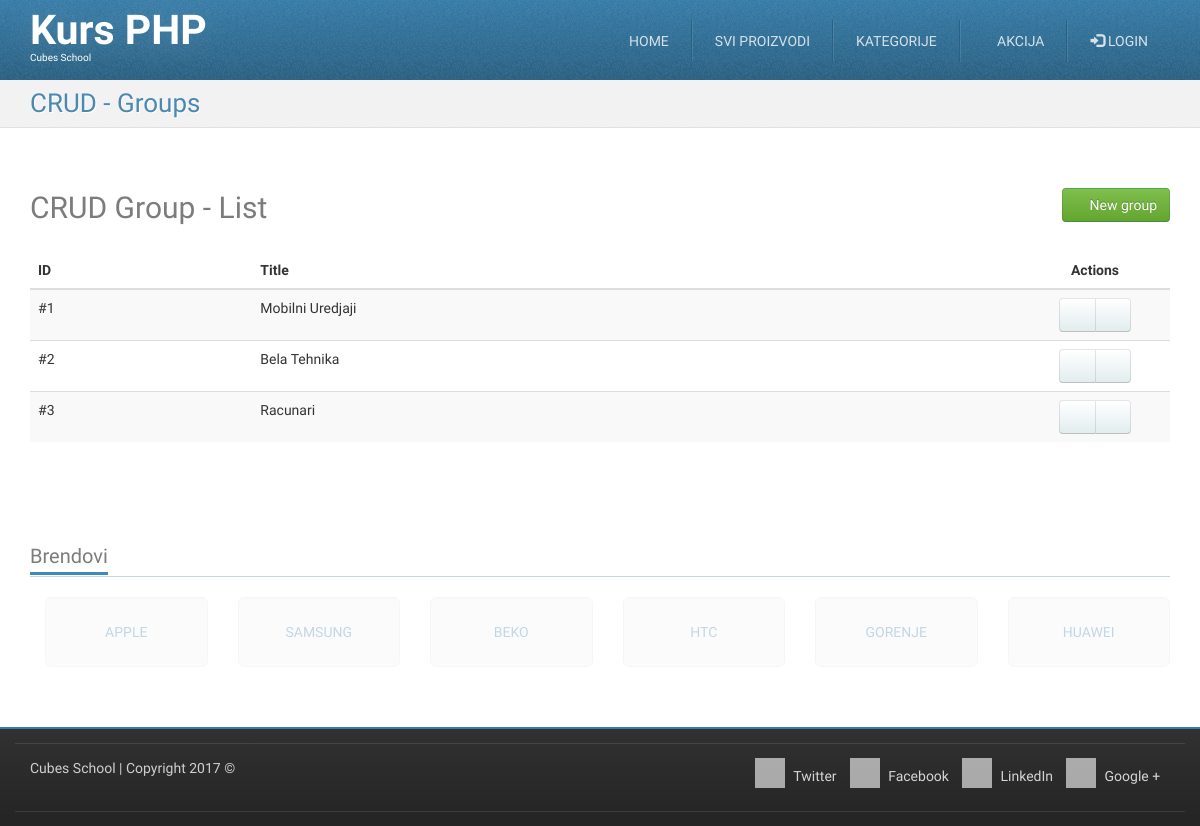
The app's page /crud-group-list.php, older data.
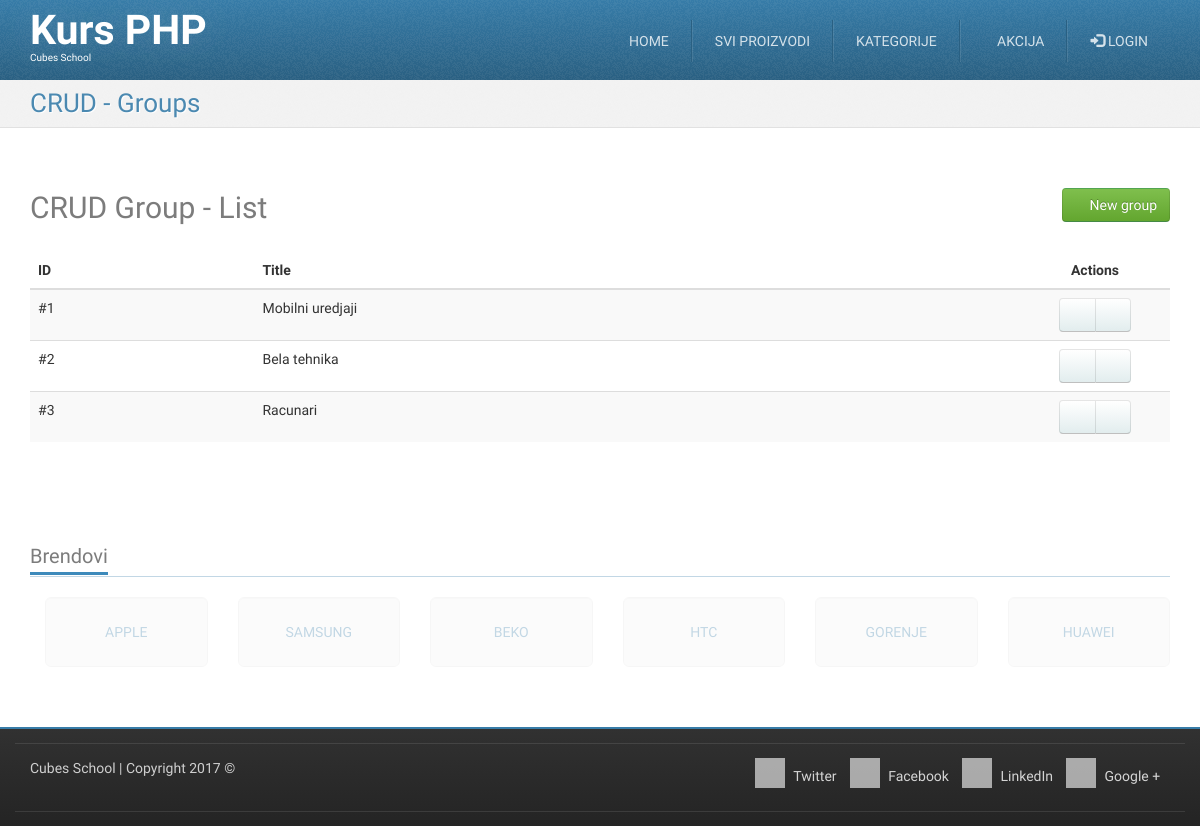
The same page, newer data.
### tables this page shows
CREATE TABLE `groups` (
  `id` int(11) NOT NULL,
  `title` varchar(255) NOT NULL
);

### crud-group-list.php (called while the page is built, shortened)
<?php
require_once __DIR__ . '/models/m_groups.php';
$groups = groupsFetchAll();
require_once __DIR__ . '/views/layout/header.php';
require_once __DIR__ . '/views/templates/t_crud-group-list.php';
require_once __DIR__ . '/views/layout/footer.php';

### models/m_users.php (called while the page is built, shortened)
<?php
function isUserLoggedIn() {
	if (empty($_SESSION['user_is_logged_in'])) {
		return false;
	}
	return true;
}

### models/m_groups.php (called while the page is built, shortened)
<?php
require_once __DIR__ . '/m_database.php';
function groupsFetchAll() {
	$query = "SELECT `groups`.* FROM `groups`";
	return dbFetchAll($query);
}

### models/m_database.php (called while the page is built, shortened)
<?php
function dbGetLink() {
	static $link;
	if (!isset($link)) {
		$link = mysqli_connect('127.0.0.1', 'cubes', 'cubes', 'cubes-php-mysql');
	}
	return $link;
}
function dbQuery($query) {
	$link = dbGetLink();
	$result = mysqli_query($link, $query);
	return $result;
}
function dbFetchAll($query) {
	$result = dbQuery($query);
	return mysqli_fetch_all($result, MYSQLI_ASSOC);
}

### views/templates/t_crud-group-list.php (the view)
<div id="highlighted">
	<div class="container">
		<div class="header">
			<h2 class="page-title">
				<span>CRUD - Groups</span>
			</h2>
		</div>
	</div>
</div>
<div id="content">
	<div class="container portfolio">
		<div class="row">
			<div class="col-md-12">
				<h2>
					CRUD Group - List
                                                      <a href="/crud-brand-insert.php" class="pull-right btn btn-success">
						<i class="fa fa-plus-circle"></i>
						New group
					</a>
				</h2>
			</div>
		</div>
		<div class="row">
			<div class="col-md-12">
				<table class="table table-striped table-hover">
					<thead>
						<tr>
							<th>ID</th>
							<th>Title</th>
							<th class="actions text-center">Actions</th>
						</tr>
					</thead>
					<tbody>
						<?php foreach ($groups as $group) {?>
						<tr>
							<td>
                                                                          #<?php echo htmlspecialchars($group['id']);?>
							</td>
							<td>
                                                                         <?php echo htmlspecialchars($group['title']);?>
							</td>
							<td class="text-center">
								<div class="btn-group">
                                                                                  <a href="/crud-group-edit.php" class="btn btn-default"><i class="fa fa-pencil"></i></a>
									<a href="#" class="btn btn-default"><i class="fa fa-trash"></i></a>
								</div>
							</td>
						</tr>
						<?php }?>
					</tbody>
				</table>
			</div>
		</div>
	</div>
</div>

### views/layout/header.php (shortened to what this page needs)
<?php require_once __DIR__ . '/../../models/m_users.php'; ?>
<!DOCTYPE html>
<html lang="en">
	<head>
		<link href="/skins/tema/plugins/bootstrap/dist/css/bootstrap.min.css" rel="stylesheet">
		<link href="/skins/tema/plugins/font-awesome/css/font-awesome.min.css" rel="stylesheet">
		<link href="/skins/tema/plugins/animate/animate.min.css" rel="stylesheet">
		<link href="/skins/tema/plugins/flexslider/flexslider.css" rel="stylesheet">
		<link href="/skins/tema/css/theme-style.css" rel="stylesheet">
		<link href="/skins/tema/css/custom-style.css" rel="stylesheet">
		<link href="/skins/tema/css/colour-blue.css" rel="stylesheet" id="colour-scheme">
	</head>
	<body class="has-navbar-fixed-top has-highlighted">
		<div id="navigation" class="wrapper">
			<div class="navbar navbar-fixed-top" id="top">
				<div class="navbar-inner">
					<div class="inner">
						<div class="container">
							<div class="navbar-header">
								<a class="navbar-brand" href="/" title="Home">
									<h1>
										Kurs PHP
									</h1>
									<span>Cubes School</span>
								</a>
							</div>
							<div class="collapse navbar-collapse">
								<ul class="nav navbar-right" id="main-menu">
									<li>
										<a href="/">Home</a>
									</li>
									<li>
										<a href="/products.php">Svi proizvodi</a>
									</li>
									<li class="dropdown">
										<a href="#" class="dropdown-toggle" data-toggle="dropdown">Kategorije</a>
									</li>
									<li>
										<a href="/sale.php"><i class="fa fa-star"></i> Akcija</a>
									</li>
									<?php if(!isUserLoggedIn()) {?>
									<li>
										<a href="/login.php"><i class="glyphicon glyphicon-log-in"></i> Login</a>
									</li>
									<?php } ?>
								</ul>
							</div>
						</div>
					</div>
				</div>
			</div>
		</div>

### views/layout/footer.php (shortened to what this page needs)
		<div id="content-below" class="wrapper">
			<div class="container">
				<div class="clients block">
					<h3 class="block-title">
						<span>Brendovi</span>
					</h3>
					<ul class="thumbnails list-unstyled row">
						<li class="col-sm-2">
							<a href="#" class="well well-lg text-uppercase text-justify">
								Apple
							</a>
						</li>
						<li class="col-sm-2">
							<a href="#" class="well well-lg text-uppercase text-justify">
								Samsung
							</a>
						</li>
						<li class="col-sm-2">
							<a href="#" class="well well-lg text-uppercase text-justify">
								Beko
							</a>
						</li>
						<li class="col-sm-2">
							<a href="#" class="well well-lg text-uppercase text-justify">
								HTC
							</a>
						</li>
						<li class="col-sm-2">
							<a href="#" class="well well-lg text-uppercase text-justify">
								Gorenje
							</a>
						</li>
						<li class="col-sm-2">
							<a href="#" class="well well-lg text-uppercase text-justify">
								Huawei
							</a>
						</li>
					</ul>
				</div>
			</div>
		</div>
		<footer id="footer">
			<div class="container">
				<div class="row">
					<div class="subfooter">
						<div class="col-md-5">
							<p><a href="http://school.cubes.rs/">Cubes School</a> | Copyright 2017 &copy;</p>
						</div>
						<div class="col-md-7 col social-media">
							<a href="#"><i class="fa fa-twitter"></i> Twitter</a>
							<a href="#"><i class="fa fa-facebook"></i> Facebook</a>
							<a href="#"><i class="fa fa-linkedin"></i> LinkedIn</a>
							<a href="#"><i class="fa fa-google-plus"></i> Google +</a>
						</div>
					</div>
				</div>
				<div class="row">
					<div class="subfooter">
					</div>
				</div>
			</div>
		</footer>
	</body>
</html>

### skins/tema/css/custom-style.css (style rules this page uses)
#footer { min-height: 40px; }
#footer .social-media { text-align: right; }
#footer .social-media a { display: inline-block; margin-right: 0.7em; }
table .actions { width: 150px; }

### skins/tema/css/colour-blue.css (style rules this page uses)
body a { color: #377ca8; text-decoration: none; }
body .navbar-inner { background-image: -webkit-linear-gradient(top, #377ca8 0%, #2a6082 100%); background-image: -o-linear-gradient(top, #377ca8 0%, #2a6082 100%); background-image: linear-gradient(to bottom, #377ca8 0%, #2a6082 100%); background-repeat: repeat-x; filter: progid:DXImageTransform.Microsoft.gradient(startColorstr='#ff377ca8', endColorstr='#ff2a6082', GradientType=0); border-top-color: #377ca8; border-bottom-color: #377ca8; }
body #navigation .navbar { color: #ffffff; }
body #navigation .navbar-inner { border-top-color: #377ca8; border-bottom-color: #377ca8; }
body #navigation ul#main-menu li { border-left-color: rgba(255, 255, 255, 0.1); border-right-color: #2a6082; }
body #highlighted { border-bottom-color: #e1e1e1; background-color: #f2f2f2; color: #377ca8; text-shadow: 1px 1px 1px #ffffff; }
body #footer { border-top-color: #377ca8; }
body .header .page-title { color: rgba(55, 124, 168, 0.9); }
body .block .block-title { border-bottom-color: rgba(55, 124, 168, 0.3); }
body .block .block-title span { border-bottom-color: #3d8abb; }

Row changes from the older to the newer data that the page shows:
changed groups id 1: title "Mobilni Uredjaji" → "Mobilni uredjaji"
changed groups id 2: title "Bela Tehnika" → "Bela tehnika"
